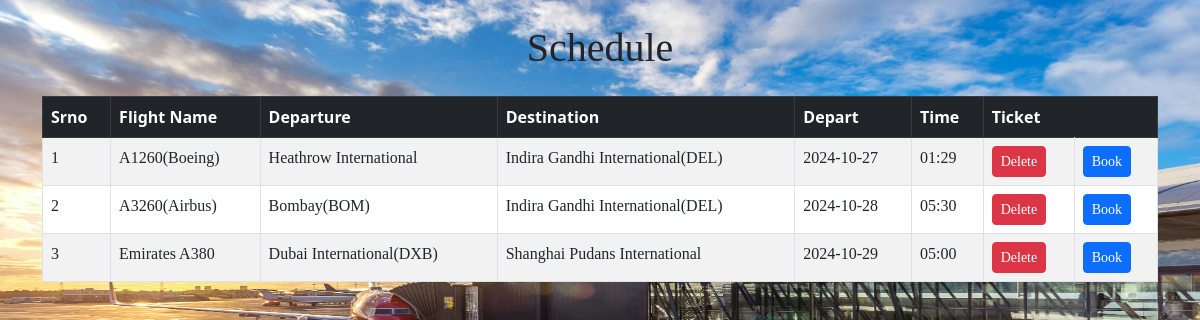
Page /view_data on the committed database.
### airline_management/models.py (models this page shows)
class table(models.Model):
    Flight_name=models.CharField(max_length=40)
    Departure=models.CharField(max_length=40)
    Destination=models.CharField(max_length=40)
    Depart=models.CharField(max_length=40)
    Time=models.CharField(max_length=40)
    class Meta:
        db_table = 'flight_table'

### airline_management/views.py (the view)
# urls.py: path('view_data',views.view_data),
def view_data(request):
    data = table.objects.all()
    return render(request,"flight.html",{"data":data})

### template/flight.html (shortened to what this page needs)
<!DOCTYPE html>
<html lang="en">
<head>
    {% load static %}
    <link rel="stylesheet" href="{% static 'flight.css' %}">
    <link href="https://cdn.jsdelivr.net/npm/bootstrap@5.3.0-alpha1/dist/css/bootstrap.min.css" rel="stylesheet">
</head>
<body>
    <div class="container my-4">
        <h1 class="text-center mb-4" style="font-family:Georgia, serif;">Schedule</h1>
        <div class="table-responsive">
            <table class="table table-bordered table-striped">
                <thead class="table-dark">
                    <tr>
                        <th>Srno</th>
                        <th>Flight Name</th>
                        <th>Departure</th>
                        <th>Destination</th>
                        <th>Depart</th>
                        <th>Time</th>
                        <th colspan="3">Ticket</th>
                    </tr>
                </thead>
                <tbody>
                    {% for i in data %}
                    <tr>
                        <td>{{ forloop.counter }}</td>
                        <td>{{ i.Flight_name }}</td>
                        <td>{{ i.Departure }}</td>
                        <td>{{ i.Destination }}</td>
                        <td>{{ i.Depart }}</td>
                        <td>{{ i.Time }}</td>
                        <td><a href="delete/{{ i.id }}" class="btn btn-danger btn-sm">Delete</a></td>
                        <td><a href="/reservation/{{i.id}}" class="btn btn-primary btn-sm">Book</a></td>
                    </tr>
                    {% endfor %}
                </tbody>
            </table>
        </div>
    </div>
</body>
</html>

### static/flight.css (style rules this page uses)
* { margin: 0px; padding: 0px; box-sizing: border-box; }
body { background-image: url(img/singapore.jpg); background-repeat: no-repeat; background-position: center; background-size: 100% 100%; height: 561px; }
th { font-weight: 600; }
td { font-weight: 500; font-family:Georgia, serif; }

### rows in the picture
table: Flight_name "A1260(Boeing)", Departure "Heathrow International", Destination "Indira Gandhi International(DEL)", Depart "2024-10-27", Time "01:29"
table: Flight_name "A3260(Airbus)", Departure "Bombay(BOM)", Destination "Indira Gandhi International(DEL)", Depart "2024-10-28", Time "05:30"
table: Flight_name "Emirates A380", Departure "Dubai International(DXB)", Destination "Shanghai Pudans International", Depart "2024-10-29", Time "05:00"
